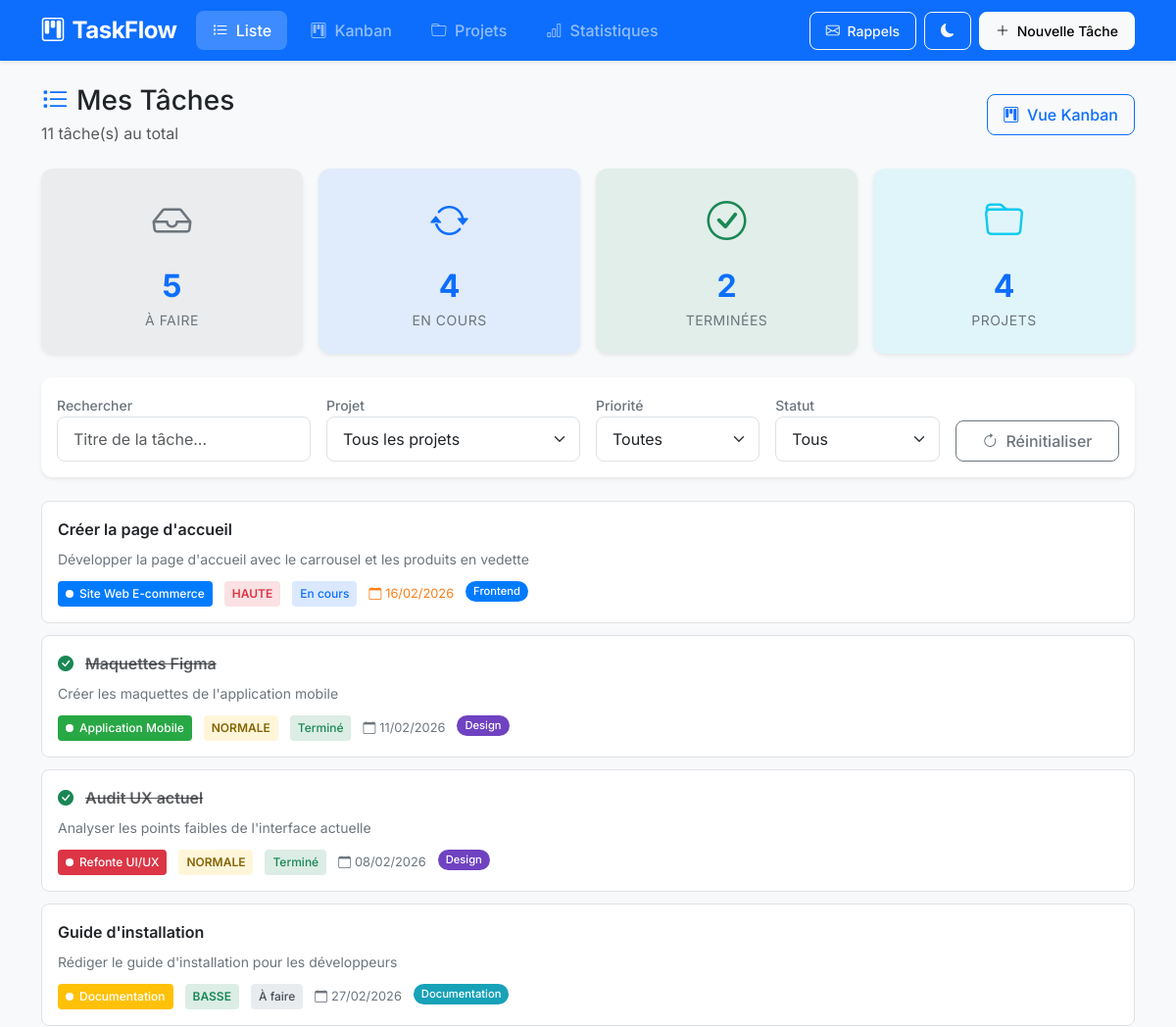
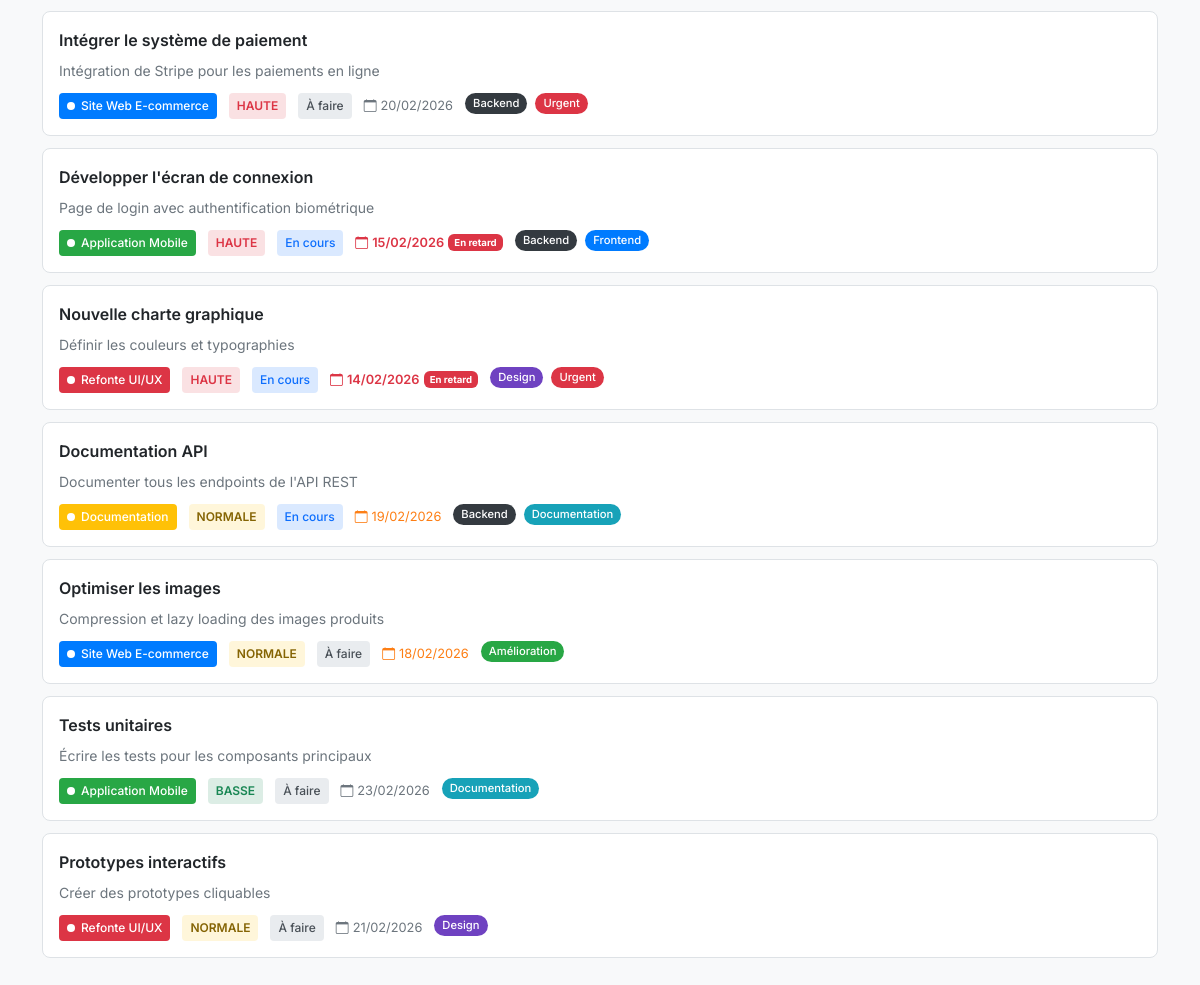
The page / on the database its author committed (2 pictures, top to bottom).
### tables this page shows
CREATE TABLE IF NOT EXISTS taches (
    id INT PRIMARY KEY AUTO_INCREMENT,
    projet_id INT,
    titre VARCHAR(300) NOT NULL,
    description TEXT,
    priorite ENUM('basse', 'normale', 'haute') DEFAULT 'normale',
    statut ENUM('a_faire', 'en_cours', 'termine') DEFAULT 'a_faire',
    date_echeance DATE,
    ordre INT DEFAULT 0,
    date_creation TIMESTAMP DEFAULT CURRENT_TIMESTAMP,
    date_modification TIMESTAMP DEFAULT CURRENT_TIMESTAMP ON UPDATE CURRENT_TIMESTAMP,
    FOREIGN KEY (projet_id) REFERENCES projets(id) ON DELETE CASCADE
);

CREATE TABLE IF NOT EXISTS projets (
    id INT PRIMARY KEY AUTO_INCREMENT,
    nom VARCHAR(200) NOT NULL,
    description TEXT,
    couleur VARCHAR(7) DEFAULT '#007bff',
    date_creation TIMESTAMP DEFAULT CURRENT_TIMESTAMP
);

### index.php (the view, shortened to what this page needs)
<?php
require_once 'config/database.php';
$projets = $pdo->query("SELECT * FROM projets ORDER BY nom")->fetchAll();
$sql = "SELECT t.*, p.nom as projet_nom, p.couleur as projet_couleur,
        GROUP_CONCAT(DISTINCT e.id) as etiquette_ids,
        GROUP_CONCAT(DISTINCT CONCAT(e.nom, ':', e.couleur) SEPARATOR '|') as etiquettes_info
        FROM taches t
        LEFT JOIN projets p ON t.projet_id = p.id
        LEFT JOIN taches_etiquettes te ON t.id = te.tache_id
        LEFT JOIN etiquettes e ON te.etiquette_id = e.id
        GROUP BY t.id
        ORDER BY t.ordre ASC, t.date_creation DESC";
$taches = $pdo->query($sql)->fetchAll();
$stats = [
    'total' => count($taches),
    'a_faire' => count(array_filter($taches, fn($t) => $t['statut'] === 'a_faire')),
    'en_cours' => count(array_filter($taches, fn($t) => $t['statut'] === 'en_cours')),
    'termine' => count(array_filter($taches, fn($t) => $t['statut'] === 'termine'))
];
require_once 'includes/header.php';
?>
<div class="d-flex justify-content-between align-items-center mb-4">
    <div>
        <h1 class="h3 mb-1">
            <i class="bi bi-list-task me-2 text-primary"></i>Mes Tâches
        </h1>
        <p class="text-muted mb-0">
            <?php echo $stats['total']; ?> tâche(s) au total
        </p>
    </div>
    <div class="d-flex gap-2">
        <a href="kanban.php" class="btn btn-outline-primary">
            <i class="bi bi-kanban me-1"></i> Vue Kanban
        </a>
    </div>
</div>
<div class="row g-3 mb-4">
    <div class="col-6 col-md-3">
        <div class="card stat-card border-0 bg-secondary bg-opacity-10">
            <div class="stat-icon text-secondary"><i class="bi bi-inbox"></i></div>
            <div class="stat-nombre"><?php echo $stats['a_faire']; ?></div>
            <div class="stat-label">À faire</div>
        </div>
    </div>
    <div class="col-6 col-md-3">
        <div class="card stat-card border-0 bg-primary bg-opacity-10">
            <div class="stat-icon text-primary"><i class="bi bi-arrow-repeat"></i></div>
            <div class="stat-nombre"><?php echo $stats['en_cours']; ?></div>
            <div class="stat-label">En cours</div>
        </div>
    </div>
    <div class="col-6 col-md-3">
        <div class="card stat-card border-0 bg-success bg-opacity-10">
            <div class="stat-icon text-success"><i class="bi bi-check-circle"></i></div>
            <div class="stat-nombre"><?php echo $stats['termine']; ?></div>
            <div class="stat-label">Terminées</div>
        </div>
    </div>
    <div class="col-6 col-md-3">
        <div class="card stat-card border-0 bg-info bg-opacity-10">
            <div class="stat-icon text-info"><i class="bi bi-folder"></i></div>
            <div class="stat-nombre"><?php echo count($projets); ?></div>
            <div class="stat-label">Projets</div>
        </div>
    </div>
</div>
<div class="filtres-container">
    <div class="row g-3 align-items-end">
        <div class="col-md-3">
            <label class="filtre-label">Rechercher</label>
            <input type="text" class="form-control" id="recherche" placeholder="Titre de la tâche...">
        </div>
        <div class="col-md-3">
            <label class="filtre-label">Projet</label>
            <select class="form-select filtre-select" id="filtreProjet">
                <option value="">Tous les projets</option>
            </select>
        </div>
        <div class="col-md-2">
            <label class="filtre-label">Priorité</label>
            <select class="form-select filtre-select" id="filtrePriorite">
                <option value="">Toutes</option>
            </select>
        </div>
        <div class="col-md-2">
            <label class="filtre-label">Statut</label>
            <select class="form-select filtre-select" id="filtreStatut">
                <option value="">Tous</option>
            </select>
        </div>
        <div class="col-md-2">
            <button class="btn btn-outline-secondary w-100" onclick="location.reload()">
                <i class="bi bi-arrow-clockwise me-1"></i> Réinitialiser
            </button>
        </div>
    </div>
</div>
<div class="taches-liste" id="listeTaches">
    <?php if (empty($taches)): ?>
        <div class="empty-state">
            <i class="bi bi-clipboard-check"></i>
            <p>Aucune tâche pour le moment</p>
            <button class="btn btn-primary" data-bs-toggle="modal" data-bs-target="#modalTache">
                <i class="bi bi-plus-lg me-1"></i> Créer ma première tâche
            </button>
        </div>
    <?php else: ?>
        <?php foreach ($taches as $tache): ?>
            <?php
            $enRetard = false;
            $proche = false;
            if ($tache['date_echeance'] && $tache['statut'] !== 'termine') {
                $dateEcheance = new DateTime($tache['date_echeance']);
                $aujourdhui = new DateTime('today');
                $diff = $aujourdhui->diff($dateEcheance);
                $enRetard = $dateEcheance < $aujourdhui;
                $proche = !$enRetard && $diff->days <= 3;
            }
            ?>
            <div class="tache-item fade-in"
                 data-id="<?php echo $tache['id']; ?>"
                 data-projet="<?php echo $tache['projet_id']; ?>"
                 data-priorite="<?php echo $tache['priorite']; ?>"
                 data-statut="<?php echo $tache['statut']; ?>">
                <div class="d-flex justify-content-between align-items-start">
                    <div class="flex-grow-1">
                        <div class="tache-titre">
                            <?php if ($tache['statut'] === 'termine'): ?>
                                <i class="bi bi-check-circle-fill text-success me-2"></i>
                                <span class="text-decoration-line-through text-muted">
                                    <?php echo htmlspecialchars($tache['titre']); ?>
                                </span>
                            <?php else: ?>
                                <?php echo htmlspecialchars($tache['titre']); ?>
                            <?php endif; ?>
                        </div>
                        <?php if ($tache['description']): ?>
                            <div class="tache-description">
                                <?php echo htmlspecialchars($tache['description']); ?>
                            </div>
                        <?php endif; ?>
                        <div class="tache-meta">
                            <?php if ($tache['projet_nom']): ?>
                                <span class="projet-badge" style="background-color: <?php echo $tache['projet_couleur']; ?>">
                                    <?php echo htmlspecialchars($tache['projet_nom']); ?>
                                </span>
                            <?php endif; ?>
                            <span class="priorite-badge priorite-<?php echo $tache['priorite']; ?>">
                                <?php
                                $prioriteLabels = ['basse' => 'Basse', 'normale' => 'Normale', 'haute' => 'Haute'];
                                echo $prioriteLabels[$tache['priorite']];
                                ?>
                            </span>
                            <span class="statut-badge statut-<?php echo $tache['statut']; ?>">
                                <?php
                                $statutLabels = ['a_faire' => 'À faire', 'en_cours' => 'En cours', 'termine' => 'Terminé'];
                                echo $statutLabels[$tache['statut']];
                                ?>
                            </span>
                            <?php if ($tache['date_echeance']): ?>
                                <span class="date-echeance <?php echo $enRetard ? 'en-retard' : ($proche ? 'proche' : ''); ?>">
                                    <i class="bi bi-calendar me-1"></i>
                                    <?php echo (new DateTime($tache['date_echeance']))->format('d/m/Y'); ?>
                                    <?php if ($enRetard): ?>
                                        <span class="badge bg-danger ms-1">En retard</span>
                                    <?php endif; ?>
                                </span>
                            <?php endif; ?>
                            <?php if ($tache['etiquettes_info']): ?>
                                <div class="d-flex flex-wrap gap-1">
                                    <?php
                                    $etiquettes = explode('|', $tache['etiquettes_info']);
                                    foreach ($etiquettes as $etiq):
                                        if ($etiq):
                                            list($nom, $couleur) = explode(':', $etiq);
                                    ?>
                                        <span class="etiquette" style="background-color: <?php echo $couleur; ?>">
                                            <?php echo htmlspecialchars($nom); ?>
                                        </span>
                                    <?php
                                        endif;
                                    endforeach;
                                    ?>
                                </div>
                            <?php endif; ?>
                        </div>
                    </div>
                    <div class="d-flex gap-1">
                    </div>
                </div>
            </div>
        <?php endforeach; ?>
    <?php endif; ?>
</div>
<?php require_once 'includes/footer.php'; ?>

### rows shown on the page
taches: titre "Créer la page d'accueil", description "Développer la page d'accueil avec le carrousel et les produits en vedette", projet.nom "Site Web E-commerce", priorite "HAUTE", statut "En cours", date_echeance "16/02/2026", nom "Frontend"
taches: titre "Maquettes Figma", description "Créer les maquettes de l'application mobile", projet.nom "Application Mobile", priorite "NORMALE", statut "Terminé", date_echeance "11/02/2026", nom "Design"
taches: titre "Audit UX actuel", description "Analyser les points faibles de l'interface actuelle", projet.nom "Refonte UI/UX", priorite "NORMALE", statut "Terminé", date_echeance "08/02/2026", nom "Design"
taches: titre "Guide d'installation", description "Rédiger le guide d'installation pour les développeurs", projet.nom "Documentation", priorite "BASSE", statut "À faire", date_echeance "27/02/2026", nom "Documentation"
taches: titre "Intégrer le système de paiement", description "Intégration de Stripe pour les paiements en ligne", projet.nom "Site Web E-commerce", priorite "HAUTE", statut "À faire", date_echeance "20/02/2026", nom "Backend", nom "Urgent"
taches: titre "Développer l'écran de connexion", description "Page de login avec authentification biométrique", projet.nom "Application Mobile", priorite "HAUTE", statut "En cours", date_echeance "15/02/2026", shows "En retard", nom "Backend", nom "Frontend"
taches: titre "Nouvelle charte graphique", description "Définir les couleurs et typographies", projet.nom "Refonte UI/UX", priorite "HAUTE", statut "En cours", date_echeance "14/02/2026", shows "En retard", nom "Design", nom "Urgent"
taches: titre "Documentation API", description "Documenter tous les endpoints de l'API REST", projet.nom "Documentation", priorite "NORMALE", statut "En cours", date_echeance "19/02/2026", nom "Backend", nom "Documentation"
taches: titre "Optimiser les images", description "Compression et lazy loading des images produits", projet.nom "Site Web E-commerce", priorite "NORMALE", statut "À faire", date_echeance "18/02/2026", nom "Amélioration"
taches: titre "Tests unitaires", description "Écrire les tests pour les composants principaux", projet.nom "Application Mobile", priorite "BASSE", statut "À faire", date_echeance "23/02/2026", nom "Documentation"
taches: titre "Prototypes interactifs", description "Créer des prototypes cliquables", projet.nom "Refonte UI/UX", priorite "NORMALE", statut "À faire", date_echeance "21/02/2026", nom "Design"

### other values the page prints
$stats['total'] "11"
$stats['a_faire'] "5"
$stats['en_cours'] "4"
$stats['termine'] "2"
count($projets) "4"
